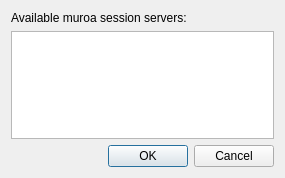
<?xml version="1.0" encoding="UTF-8"?>
<ui version="4.0">
 <class>ServiceBrowserDialog</class>
 <widget class="QDialog" name="ServiceBrowserDialog">
  <property name="geometry">
   <rect>
    <x>0</x>
    <y>0</y>
    <width>285</width>
    <height>178</height>
   </rect>
  </property>
  <property name="windowTitle">
   <string>Dialog</string>
  </property>
  <layout class="QGridLayout" name="gridLayout">
   <item row="0" column="0">
    <widget class="QLabel" name="label">
     <property name="text">
      <string>Available muroa session servers:</string>
     </property>
    </widget>
   </item>
   <item row="1" column="0">
    <widget class="QListView" name="listView">
     <property name="viewMode">
      <enum>QListView::IconMode</enum>
     </property>
     <property name="uniformItemSizes">
      <bool>true</bool>
     </property>
    </widget>
   </item>
   <item row="2" column="0">
    <widget class="QDialogButtonBox" name="buttonBox">
     <property name="orientation">
      <enum>Qt::Horizontal</enum>
     </property>
     <property name="standardButtons">
      <set>QDialogButtonBox::Cancel|QDialogButtonBox::Ok</set>
     </property>
    </widget>
   </item>
  </layout>
 </widget>
 <resources/>
 <connections>
  <connection>
   <sender>buttonBox</sender>
   <signal>accepted()</signal>
   <receiver>ServiceBrowserDialog</receiver>
   <slot>accept()</slot>
   <hints>
    <hint type="sourcelabel">
     <x>248</x>
     <y>254</y>
    </hint>
    <hint type="destinationlabel">
     <x>157</x>
     <y>274</y>
    </hint>
   </hints>
  </connection>
  <connection>
   <sender>buttonBox</sender>
   <signal>rejected()</signal>
   <receiver>ServiceBrowserDialog</receiver>
   <slot>reject()</slot>
   <hints>
    <hint type="sourcelabel">
     <x>316</x>
     <y>260</y>
    </hint>
    <hint type="destinationlabel">
     <x>286</x>
     <y>274</y>
    </hint>
   </hints>
  </connection>
 </connections>
</ui>
